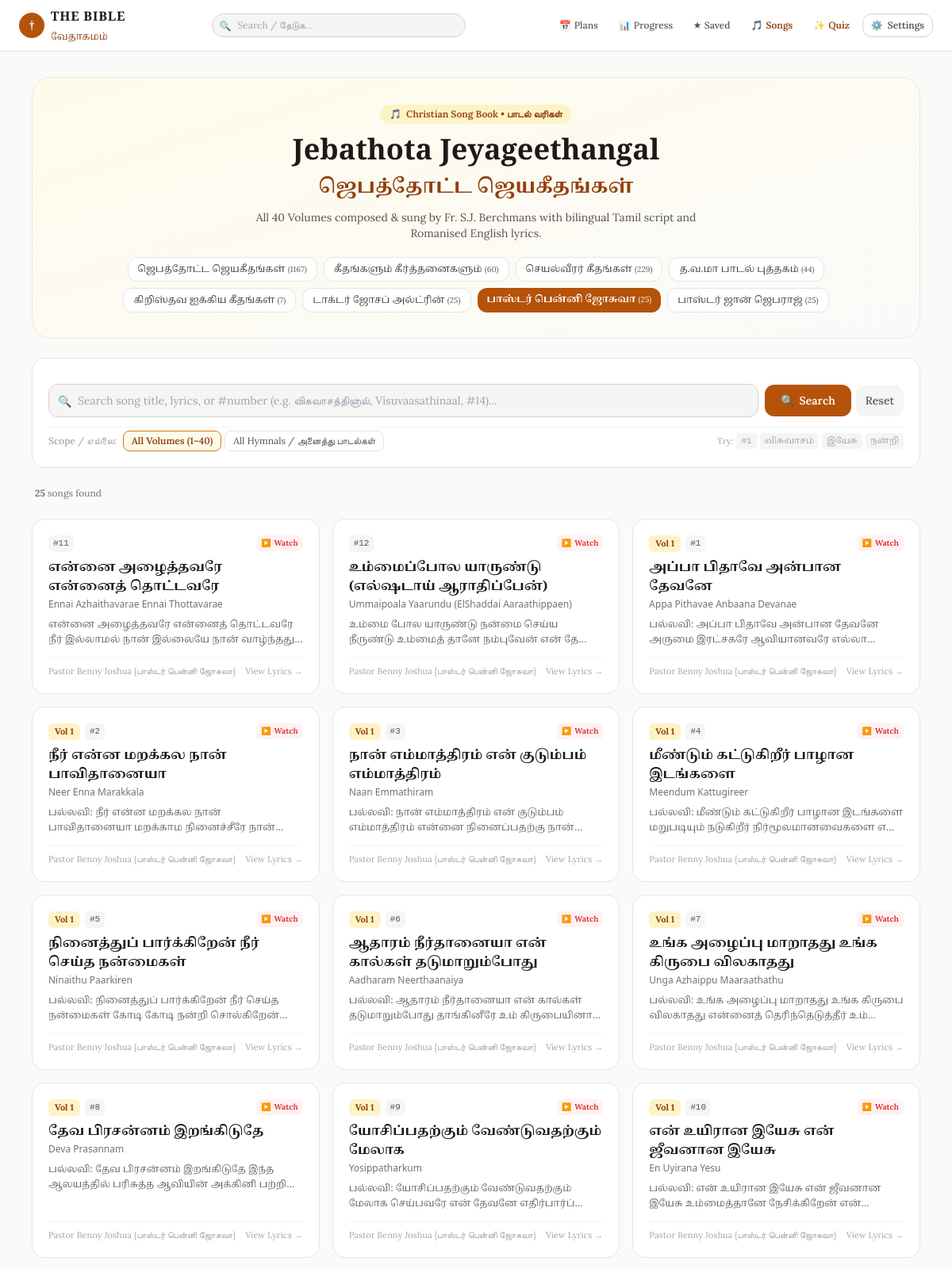
The page /songs?book=benny&canon=protestant (upper part) on the database its author committed.
### tables this page shows
CREATE TABLE song_books (
            code TEXT PRIMARY KEY,
            name_ta TEXT NOT NULL,
            name_en TEXT NOT NULL,
            display_order INTEGER DEFAULT 0
        );

CREATE TABLE songs (
            id INTEGER PRIMARY KEY,
            songbook_code TEXT NOT NULL,
            songbook_name_ta TEXT,
            songbook_name_en TEXT,
            volume INTEGER DEFAULT 0,
            volume_name TEXT,
            song_number INTEGER DEFAULT 0,
            title_ta TEXT NOT NULL,
            title_en TEXT NOT NULL,
            alternate_title TEXT,
            lyrics_ta TEXT,
            lyrics_en TEXT,
            lyrics_bilingual TEXT,
            author TEXT,
            youtube_url TEXT
        );

### app/main.py (the view)
@app.get("/songs", response_class=HTMLResponse)
async def songs_directory_page(
    request: Request,
    book: str = Query("jebathota"),
    vol: int = Query(None),
    q: str = Query(""),
    page: int = Query(1, ge=1),
    canon: str = Query(None)
):
    active_canon = resolve_canon(request, canon)
    canon_ctx = get_canon_context(active_canon)
    songbooks = get_song_books()
    volumes = get_song_volumes(book)
    clean_q = q.strip() if q else ""
    page_size = 40
    offset = (page - 1) * page_size
    songs_data = get_songs_list(
        songbook_code=book,
        volume=vol,
        query=clean_q,
        limit=page_size,
        offset=offset
    )
    total_count = songs_data["total_count"]
    total_pages = max(1, (total_count + page_size - 1) // page_size)
    return templates.TemplateResponse(
        request=request,
        name="songs.html",
        context={
            **canon_ctx,
            "songbooks": songbooks,
            "volumes": volumes,
            "active_book": book,
            "active_vol": vol,
            "query": clean_q,
            "songs": songs_data["songs"],
            "total_count": total_count,
            "page": page,
            "total_pages": total_pages,
        },
    )

### templates/songs.html (shortened to what this page needs)
{% extends "base.html" %}
{% block content %}
<div class="max-w-6xl mx-auto px-3 sm:px-4 py-4 sm:py-8 space-y-6">
    <div class="bg-gradient-to-br from-amber-50 to-stone-50 dark:from-stone-900 dark:to-stone-950 border border-stone-200 dark:border-stone-800 rounded-3xl p-5 sm:p-8 text-center space-y-3 relative overflow-hidden shadow-xs">
        <div class="inline-flex items-center gap-1.5 px-3 py-1 rounded-full bg-amber-100 dark:bg-amber-900/40 text-amber-800 dark:text-amber-300 text-xs font-semibold">
            <span>🎵</span> <span>Christian Song Book • பாடல் வரிகள்</span>
        </div>
        <h1 class="font-cinzel text-2xl sm:text-4xl font-bold text-stone-900 dark:text-stone-100">
            Jebathota Jeyageethangal
        </h1>
        <h2 class="font-tamil text-lg sm:text-2xl text-amber-800 dark:text-amber-400 font-semibold" translate="no">
            ஜெபத்தோட்ட ஜெயகீதங்கள்
        </h2>
        <p class="text-xs sm:text-sm text-stone-600 dark:text-stone-400 max-w-xl mx-auto">
            All 40 Volumes composed & sung by Fr. S.J. Berchmans with bilingual Tamil script and Romanised English lyrics.
        </p>
        <div class="pt-2 flex flex-wrap justify-center gap-1.5 sm:gap-2">
            {% for sb in songbooks %}
            <a href="/songs?book={{ sb.code }}{% if canon %}&canon={{ canon }}{% endif %}"
               class="px-3 py-1.5 rounded-xl text-xs font-medium transition cursor-pointer {% if active_book == sb.code %}bg-amber-700 text-white font-semibold shadow-xs{% else %}bg-white dark:bg-stone-800 text-stone-700 dark:text-stone-300 border border-stone-200 dark:border-stone-700 hover:border-amber-600{% endif %}">
                <span class="font-tamil" translate="no">{{ sb.name_ta }}</span>
                <span class="text-[10px] opacity-75">({{ sb.song_count }})</span>
            </a>
            {% endfor %}
        </div>
    </div>
    <div class="bg-white dark:bg-stone-900 border border-stone-200 dark:border-stone-800 rounded-2xl p-4 sm:p-5 shadow-xs space-y-3">
        <form id="song-search-form" action="/songs" method="get" class="space-y-3">
            <div class="flex flex-col sm:flex-row gap-2 relative">
                <div class="relative flex-1">
                    <input type="text" id="song-search-input" name="q" value="{{ query }}"
                           placeholder="Search song title, lyrics, or #number (e.g. விசுவாசத்தினால், Visuvaasathinaal, #14)..."
                           autocomplete="off"
                           class="w-full text-xs sm:text-sm bg-stone-100 dark:bg-stone-800 border border-stone-300 dark:border-stone-700 rounded-xl pl-9 pr-8 py-2.5 focus:outline-none focus:ring-2 focus:ring-amber-700 text-stone-900 dark:text-stone-100">
                    <span class="absolute left-3 top-3 text-stone-400 text-xs sm:text-sm">🔍</span>
                </div>
                <div class="flex items-center gap-1.5 shrink-0">
                    <button type="submit" class="w-full sm:w-auto px-5 py-2.5 bg-amber-700 hover:bg-amber-800 text-white rounded-xl text-xs sm:text-sm font-semibold transition cursor-pointer flex items-center justify-center gap-1.5 shadow-xs">
                        <span>🔍</span> <span>Search</span>
                    </button>
                    {% if query or active_vol or (active_book and active_book != 'jebathota') %}
                    <a href="/songs?book=jebathota{% if canon %}&canon={{ canon }}{% endif %}"
                       class="px-3 py-2.5 bg-stone-100 dark:bg-stone-800 hover:bg-stone-200 dark:hover:bg-stone-700 text-stone-600 dark:text-stone-300 rounded-xl text-xs sm:text-sm font-medium transition shrink-0"
                       title="Reset search and filters">
                        Reset
                    </a>
                    {% endif %}
                </div>
            </div>
            <div class="flex flex-wrap items-center justify-between gap-2 pt-1 border-t border-stone-100 dark:border-stone-800 text-xs">
                <div class="flex flex-wrap items-center gap-1 text-[11px] sm:text-xs">
                    <span class="text-stone-400 font-medium mr-1">Scope / எல்லை:</span>
                    <label class="inline-flex items-center gap-1 px-2.5 py-1 rounded-lg border cursor-pointer transition {% if not active_vol and active_book != 'all' %}bg-amber-50 dark:bg-amber-950/40 border-amber-600 text-amber-800 dark:text-amber-300 font-semibold{% else %}border-stone-200 dark:border-stone-700 text-stone-600 dark:text-stone-400 hover:bg-stone-50 dark:hover:bg-stone-800{% endif %}">
                        <span>All Volumes (1–40)</span>
                    </label>
                    <label class="inline-flex items-center gap-1 px-2.5 py-1 rounded-lg border cursor-pointer transition {% if active_book == 'all' %}bg-amber-50 dark:bg-amber-950/40 border-amber-600 text-amber-800 dark:text-amber-300 font-semibold{% else %}border-stone-200 dark:border-stone-700 text-stone-600 dark:text-stone-400 hover:bg-stone-50 dark:hover:bg-stone-800{% endif %}">
                        <span>All Hymnals / அனைத்து பாடல்கள்</span>
                    </label>
                </div>
                <div class="hidden md:flex items-center gap-1 text-[11px] text-stone-400">
                    <span>Try:</span>
                    <button type="button" onclick="quickFillSearch('#1')" class="px-1.5 py-0.5 rounded bg-stone-100 dark:bg-stone-800 hover:text-amber-700 font-mono">#1</button>
                    <button type="button" onclick="quickFillSearch('விசுவாசம்')" class="px-1.5 py-0.5 rounded bg-stone-100 dark:bg-stone-800 hover:text-amber-700 font-tamil" translate="no">விசுவாசம்</button>
                    <button type="button" onclick="quickFillSearch('இயேசு')" class="px-1.5 py-0.5 rounded bg-stone-100 dark:bg-stone-800 hover:text-amber-700 font-tamil" translate="no">இயேசு</button>
                    <button type="button" onclick="quickFillSearch('நன்றி')" class="px-1.5 py-0.5 rounded bg-stone-100 dark:bg-stone-800 hover:text-amber-700 font-tamil" translate="no">நன்றி</button>
                </div>
            </div>
        </form>
    </div>
    <div class="flex items-center justify-between text-xs text-stone-500 px-1">
        <div>
            <span><strong>{{ total_count }}</strong> songs found</span>
        </div>
    </div>
    {% if songs %}
    <div class="grid grid-cols-1 md:grid-cols-2 lg:grid-cols-3 gap-3 sm:gap-4">
        {% for s in songs %}
        <a href="/songs/{{ s.id }}{% if canon %}?canon={{ canon }}{% endif %}"
           class="group bg-white dark:bg-stone-900 border border-stone-200 dark:border-stone-800 hover:border-amber-600/70 rounded-2xl p-4 sm:p-5 shadow-xs hover:shadow-md transition flex flex-col justify-between space-y-3">
            <div class="space-y-2">
                <div class="flex items-center justify-between text-[11px]">
                    <div class="flex items-center gap-1.5">
                        {% if s.volume and s.volume > 0 %}
                        <span class="px-2 py-0.5 rounded-md bg-amber-100 dark:bg-amber-900/40 text-amber-800 dark:text-amber-300 font-bold">
                            Vol {{ s.volume }}
                        </span>
                        {% endif %}
                        {% if s.song_number and s.song_number > 0 %}
                        <span class="px-1.5 py-0.5 rounded-md bg-stone-100 dark:bg-stone-800 text-stone-600 dark:text-stone-400 font-mono">
                            #{{ s.song_number }}
                        </span>
                        {% endif %}
                    </div>
                    {% if s.youtube_url %}
                    <span class="inline-flex items-center gap-1 text-red-600 text-xs font-semibold px-1.5 py-0.5 rounded-md bg-red-50 dark:bg-red-950/40" title="Watch on YouTube">
                        <span class="text-[10px]">▶️</span> <span class="text-[10px] hidden sm:inline">Watch</span>
                    </span>
                    {% endif %}
                </div>
                <div>
                    <h3 class="font-tamil font-bold text-sm sm:text-base text-stone-900 dark:text-stone-100 group-hover:text-amber-700 dark:group-hover:text-amber-400 transition leading-snug" translate="no">
                        {{ s.title_ta }}
                    </h3>
                    <p class="font-sans text-xs text-stone-500 font-medium mt-0.5">
                        {{ s.title_en }}
                    </p>
                </div>
                {% if s.snippet_ta %}
                <p class="font-tamil text-xs text-stone-600 dark:text-stone-400 line-clamp-2 leading-relaxed opacity-90" translate="no">
                    {{ s.snippet_ta }}...
                </p>
                {% endif %}
            </div>
            <div class="pt-2 border-t border-stone-100 dark:border-stone-800 flex items-center justify-between text-[11px] text-stone-400 group-hover:text-amber-700 transition">
                <span>{{ s.author or "Fr. S.J. Berchmans" }}</span>
                <span>View Lyrics →</span>
            </div>
        </a>
        {% endfor %}
    </div>
    {% endif %}
</div>
{% endblock %}

### templates/base.html (style rules this page uses)
:root { --reader-font-size: 18px; }
.font-tamil { font-family: 'Noto Serif Tamil', serif; line-height: 2.1; }
.verse-text-ta, .verse-ta, .font-tamil { line-height: 1.95 !important; }

### rows shown on the page
song_books: name_ta "ஜெபத்தோட்ட ஜெயகீதங்கள்", song_count "1167"
song_books: name_ta "கீதங்களும் கீர்த்தனைகளும்", song_count "60"
song_books: name_ta "செயல்வீரர் கீதங்கள்", song_count "229"
song_books: name_ta "த.வ.மா பாடல் புத்தகம்", song_count "44"
song_books: name_ta "கிறிஸ்தவ ஐக்கிய கீதங்கள்", song_count "7"
song_books: name_ta "டாக்டர் ஜோசப் அல்ட்ரின்", song_count "25"
song_books: name_ta "பாஸ்டர் பென்னி ஜோசுவா", song_count "25"
song_books: name_ta "பாஸ்டர் ஜான் ஜெபராஜ்", song_count "25"
songs: song_number "11", shows "Watch", title_ta "என்னை அழைத்தவரே என்னைத் தொட்டவரே", title_en "Ennai Azhaithavarae Ennai Thottavarae", snippet_ta "என்னை அழைத்தவரே என்னைத் தொட்டவரே நீர் இல்லாமல் நான் இல்லையே நான்…", author "Pastor Benny Joshua {பாஸ்டர் பென்னி ஜோசுவா}"
songs: song_number "12", shows "Watch", title_ta "உம்மைப்போல யாருண்டு (எல்ஷடாய் ஆராதிப்பேன்)", title_en "Ummaipoala Yaarundu (ElShaddai Aaraathippaen)", snippet_ta "உம்மை போல யாருண்டு நன்மை செய்ய நீருண்டு உம்மைத் தானே நம்புவேன் என்…", author "Pastor Benny Joshua {பாஸ்டர் பென்னி ஜோசுவா}"
songs: volume "1", song_number "1", shows "Watch", title_ta "அப்பா பிதாவே அன்பான தேவனே", title_en "Appa Pithavae Anbaana Devanae", snippet_ta "பல்லவி: அப்பா பிதாவே அன்பான தேவனே அருமை இரட்சகரே ஆவியானவரே…", author "Pastor Benny Joshua {பாஸ்டர் பென்னி ஜோசுவா}"
songs: volume "1", song_number "2", shows "Watch", title_ta "நீர் என்ன மறக்கல நான் பாவிதானையா", title_en "Neer Enna Marakkala", snippet_ta "பல்லவி: நீர் என்ன மறக்கல நான் பாவிதானையா மறக்காம நினைச்சீரே…", author "Pastor Benny Joshua {பாஸ்டர் பென்னி ஜோசுவா}"
songs: volume "1", song_number "3", shows "Watch", title_ta "நான் எம்மாத்திரம் என் குடும்பம் எம்மாத்திரம்", title_en "Naan Emmathiram", snippet_ta "பல்லவி: நான் எம்மாத்திரம் என் குடும்பம் எம்மாத்திரம் என்னை நினைப்பதற்கு…", author "Pastor Benny Joshua {பாஸ்டர் பென்னி ஜோசுவா}"
songs: volume "1", song_number "4", shows "Watch", title_ta "மீண்டும் கட்டுகிறீர் பாழான இடங்களை", title_en "Meendum Kattugireer", snippet_ta "பல்லவி: மீண்டும் கட்டுகிறீர் பாழான இடங்களை மறுபடியும் நடுகிறீர் நிர்மூலமானவைகளை…", author "Pastor Benny Joshua {பாஸ்டர் பென்னி ஜோசுவா}"
songs: volume "1", song_number "5", shows "Watch", title_ta "நினைத்துப் பார்க்கிறேன் நீர் செய்த நன்மைகள்", title_en "Ninaithu Paarkiren", snippet_ta "பல்லவி: நினைத்துப் பார்க்கிறேன் நீர் செய்த நன்மைகள் கோடி கோடி நன்றி…", author "Pastor Benny Joshua {பாஸ்டர் பென்னி ஜோசுவா}"
songs: volume "1", song_number "6", shows "Watch", title_ta "ஆதாரம் நீர்தானையா என் கால்கள் தடுமாறும்போது", title_en "Aadharam Neerthaanaiya", snippet_ta "பல்லவி: ஆதாரம் நீர்தானையா என் கால்கள் தடுமாறும்போது தாங்கினீரே உம்…", author "Pastor Benny Joshua {பாஸ்டர் பென்னி ஜோசுவா}"
songs: volume "1", song_number "7", shows "Watch", title_ta "உங்க அழைப்பு மாறாதது உங்க கிருபை விலகாதது", title_en "Unga Azhaippu Maaraathathu", snippet_ta "பல்லவி: உங்க அழைப்பு மாறாதது உங்க கிருபை விலகாதது என்னைத் தெரிந்தெடுத்தீர்…", author "Pastor Benny Joshua {பாஸ்டர் பென்னி ஜோசுவா}"
songs: volume "1", song_number "8", shows "Watch", title_ta "தேவ பிரசன்னம் இறங்கிடுதே", title_en "Deva Prasannam", snippet_ta "பல்லவி: தேவ பிரசன்னம் இறங்கிடுதே இந்த ஆலயத்தில் பரிசுத்த ஆவியின் அக்கினி…", author "Pastor Benny Joshua {பாஸ்டர் பென்னி ஜோசுவா}"
songs: volume "1", song_number "9", shows "Watch", title_ta "யோசிப்பதற்கும் வேண்டுவதற்கும் மேலாக", title_en "Yosippatharkum", snippet_ta "பல்லவி: யோசிப்பதற்கும் வேண்டுவதற்கும் மேலாக செய்பவரே என் தேவனே…", author "Pastor Benny Joshua {பாஸ்டர் பென்னி ஜோசுவா}"
songs: volume "1", song_number "10", shows "Watch", title_ta "என் உயிரான இயேசு என் ஜீவனான இயேசு", title_en "En Uyirana Yesu", snippet_ta "பல்லவி: என் உயிரான இயேசு என் ஜீவனான இயேசு உம்மைத்தானே நேசிக்கிறேன்…", author "Pastor Benny Joshua {பாஸ்டர் பென்னி ஜோசுவா}"

### other values the page prints
{{ total_count }} "25"
